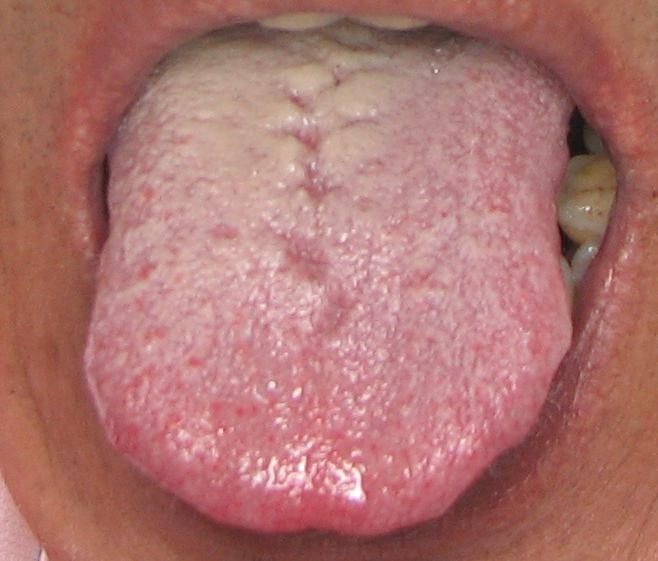
#> input picture data/TonguExpertDatabase/TongueImage/Raw/TE0000042.jpg, 658 x 561 px
$ python -i image_preprocessing.py   (imports and definitions only)
#> lines starting #> are read from the running program, lines starting #| are printed output that depends on the picture
#> further down, picture is the input picture: shape (561, 658, 3); mean B, G, R 112.2, 116.4, 174.1
import cv2
import numpy as np
import logging

# Configure logging
logger = logging.getLogger(__name__)

def white_balance(image):
    """
    Apply automatic white balance to the image using the gray world algorithm

    Args:
        image (numpy.ndarray): The input image in BGR format

    Returns:
        numpy.ndarray: The white-balanced image
    """
    try:
        # 使用简单的灰度世界算法实现白平衡
        # 计算每个通道的平均值
        b, g, r = cv2.split(image)
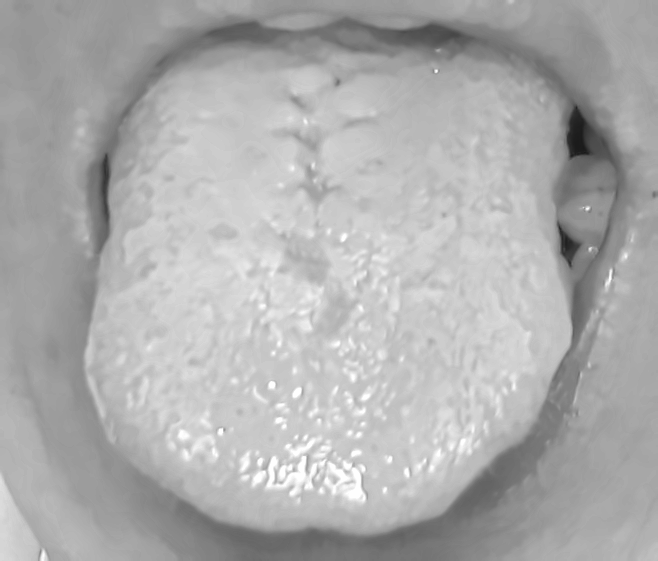
#> r: shape (561, 658); min 25, max 254, mean 173.9
        r_avg = np.mean(r)
#> r_avg = 173.9
        g_avg = np.mean(g)
#> g_avg = 116
        b_avg = np.mean(b)
#> b_avg = 111.8

        # 计算亮度的平均值 (灰度世界假设)
        k = (r_avg + g_avg + b_avg) / 3
#> k = 133.9

        # 计算增益系数
        kr = k / r_avg
#> kr = 0.77
        kg = k / g_avg
#> kg = 1.15
        kb = k / b_avg
#> kb = 1.2

        # 应用增益调整
        r = cv2.addWeighted(src1=r, alpha=kr, src2=0, beta=0, gamma=0)
        g = cv2.addWeighted(src1=g, alpha=kg, src2=0, beta=0, gamma=0)
        b = cv2.addWeighted(src1=b, alpha=kb, src2=0, beta=0, gamma=0)

        # 合并通道
        balanced_image = cv2.merge([b, g, r])
        return balanced_image
    except Exception as e:
        logger.warning(f"White balance failed: {e}")
        return image

def light_normalization(image):
    """
    Apply light normalization to the image using CLAHE (Contrast Limited Adaptive Histogram Equalization)

    Args:
        image (numpy.ndarray): The input image in BGR format

    Returns:
        numpy.ndarray: The normalized image
    """
    try:
        # Convert image to Lab color space
        lab = cv2.cvtColor(image, cv2.COLOR_BGR2LAB)
#> lab: shape (561, 658, 3); mean of channels 0, 1, 2 142.2, 128.5, 128.4
        l, a, b = cv2.split(lab)
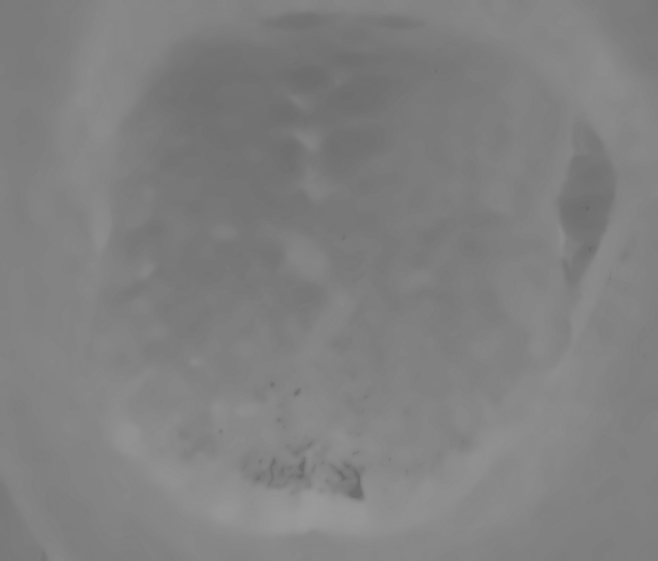
#> a: shape (561, 658); min 103, max 154, mean 128.5

        # Apply CLAHE to the L channel
        clahe = cv2.createCLAHE(clipLimit=3.0, tileGridSize=(8, 8))
        cl = clahe.apply(l)

        # Merge the CLAHE enhanced L channel back with the a and b channels
        limg = cv2.merge((cl, a, b))
#> limg: shape (561, 658, 3); mean of channels 0, 1, 2 140.8, 128.5, 128.4
        image_normalized = cv2.cvtColor(limg, cv2.COLOR_LAB2BGR)
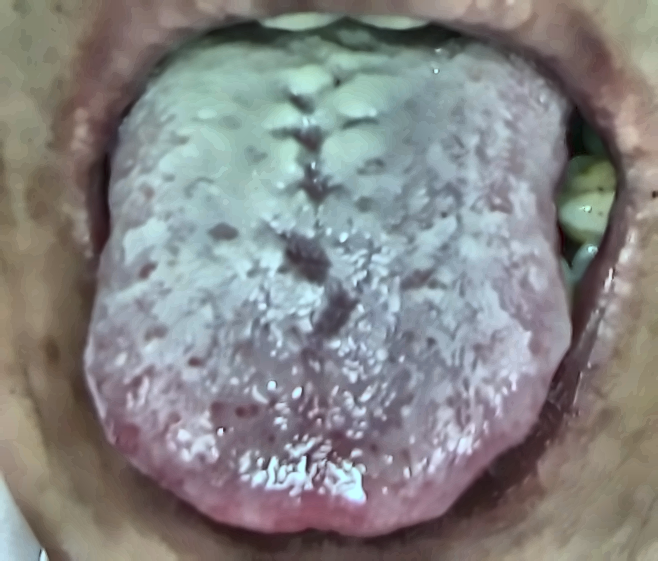
#> image_normalized: shape (561, 658, 3); mean B, G, R 133, 133.1, 133
        return image_normalized
    except Exception as e:
        logger.warning(f"Light normalization failed: {e}")
        return image

def color_correction(image):
    """
    Apply color correction to the image

    Args:
        image (numpy.ndarray): The input image in BGR format

    Returns:
        numpy.ndarray: The color-corrected image
    """
    try:
        # 使用最大值法进行色彩校正
        b, g, r = cv2.split(image)
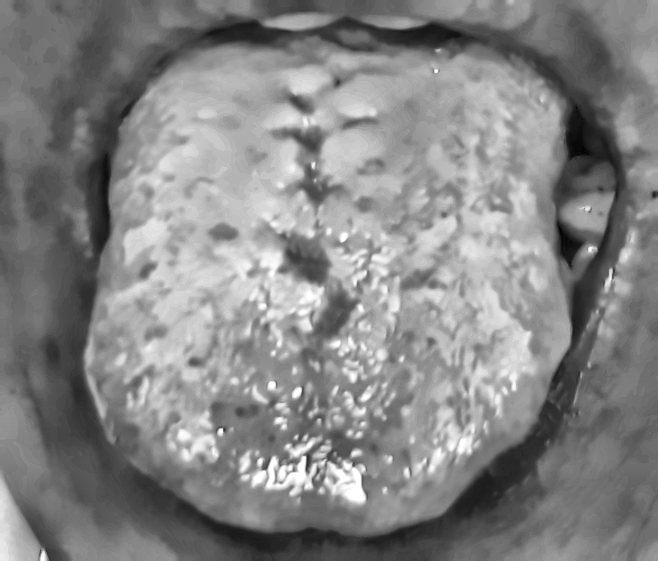
#> b: shape (561, 658); min 0, max 255, mean 133
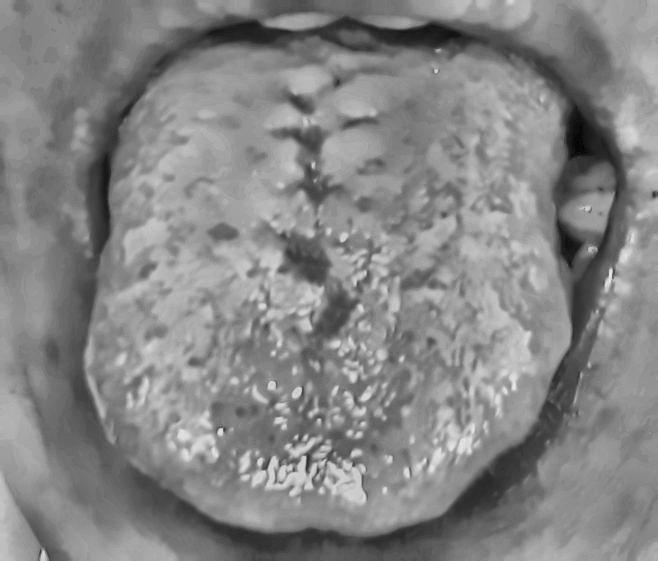
#> r: shape (561, 658); min 3, max 233, mean 133

        # 找出图像中最亮的点作为参考白点
        max_b = np.max(b)
#> max_b = 255
        max_g = np.max(g)
#> max_g = 255
        max_r = np.max(r)
#> max_r = 233

        # 根据最大值调整通道
        if max_b > 0 and max_g > 0 and max_r > 0:
            b = cv2.multiply(b, 255.0 / max_b)
            g = cv2.multiply(g, 255.0 / max_g)
            r = cv2.multiply(r, 255.0 / max_r)

        # 合并通道
        corrected_image = cv2.merge([b, g, r])
        return corrected_image.astype(np.uint8)
    except Exception as e:
        logger.warning(f"Color correction failed: {e}")
        return image

def retinex_enhancement(image):
    """
    Apply Retinex enhancement to remove shadows and enhance details

    Args:
        image (numpy.ndarray): The input image in BGR format

    Returns:
        numpy.ndarray: The enhanced image
    """
    try:
        # 实现简化版的单尺度Retinex算法
        # 转换为YUV空间
        yuv = cv2.cvtColor(image, cv2.COLOR_BGR2YUV)
#> yuv: shape (561, 658, 3); mean of channels 0, 1, 2 136.8, 126.1, 135.7
        y, u, v = cv2.split(yuv)

        # 对亮度通道应用高斯模糊
        blur = cv2.GaussianBlur(y, (0, 0), 10)

        # 避免除零问题
        blur = np.where(blur == 0, 0.1, blur)

        # 计算亮度通道与模糊版本的对数差异(Retinex理论)
        y_retinex = cv2.log(y.astype(np.float32) + 1.0) - cv2.log(blur.astype(np.float32) + 1.0)
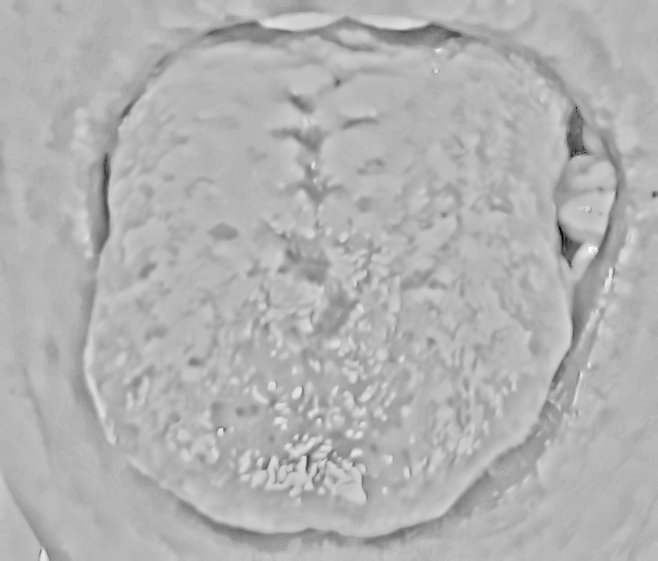
#> y_retinex: shape (561, 658) float32; min -2.13, max 0.88, mean -0.0254; drawn with min black and max white

        # 归一化并放大对比度
        y_retinex = 255.0 * (y_retinex - np.min(y_retinex)) / (np.max(y_retinex) - np.min(y_retinex) + 0.0001)

        # 转回uint8
        enhanced_y = y_retinex.astype(np.uint8)

        # 合并回YUV并转回BGR
        enhanced_yuv = cv2.merge([enhanced_y, u, v])
#> enhanced_yuv: shape (561, 658, 3); mean of channels 0, 1, 2 177.9, 126.1, 135.7
        enhanced_image = cv2.cvtColor(enhanced_yuv, cv2.COLOR_YUV2BGR)

        return enhanced_image
    except Exception as e:
        logger.warning(f"Retinex enhancement failed: {e}")
        return image

def gamma_correction(image, gamma=1.2):
    """
    Apply gamma correction to adjust image brightness

    Args:
        image (numpy.ndarray): The input image in BGR format
        gamma (float): Gamma value for correction (default: 1.2)

    Returns:
        numpy.ndarray: The gamma-corrected image
    """
#> called with gamma = 1.2
    try:
        # Build a lookup table mapping the pixel values [0, 255] to their adjusted gamma values
        invGamma = 1.0 / gamma
        table = np.array([((i / 255.0) ** invGamma) * 255
                          for i in np.arange(0, 256)]).astype("uint8")

        # Apply gamma correction using the lookup table
        return cv2.LUT(image, table)
    except Exception as e:
        logger.warning(f"Gamma correction failed: {e}")
        return image

def denoise_image(image, strength=10):
    """
    Apply denoising to the image

    Args:
        image (numpy.ndarray): The input image in BGR format
        strength (int): Strength of denoising (default: 10)

    Returns:
        numpy.ndarray: The denoised image
    """
    try:
        # Use Non-Local Means Denoising algorithm
        denoised_image = cv2.fastNlMeansDenoisingColored(image, None, strength, strength, 7, 21)
        return denoised_image
    except Exception as e:
        logger.warning(f"Denoising failed: {e}")
        return image

def contrast_enhancement(image, alpha=1.2, beta=10):
    """
    Enhance the contrast of the image

    Args:
        image (numpy.ndarray): The input image in BGR format
        alpha (float): Contrast control (default: 1.2)
        beta (int): Brightness control (default: 10)

    Returns:
        numpy.ndarray: The contrast-enhanced image
    """
#> called with alpha = 1.1, beta = 5
    try:
        # Apply the formula: new_image = alpha * old_image + beta
        enhanced_image = cv2.convertScaleAbs(image, alpha=alpha, beta=beta)
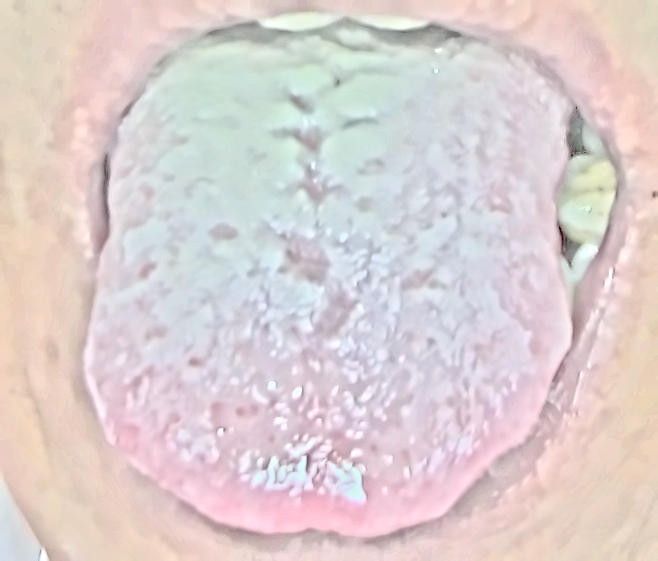
#> enhanced_image: shape (561, 658, 3); mean B, G, R 208.3, 208.5, 220.5
        return enhanced_image
    except Exception as e:
        logger.warning(f"Contrast enhancement failed: {e}")
        return image

def preprocess_image(image):
    """
    Apply a sequence of preprocessing steps to enhance the tongue image

    Args:
        image (numpy.ndarray): The input image in BGR format

    Returns:
        numpy.ndarray: The preprocessed image
    """
    try:
        # Step 1: Denoise the image
        image = denoise_image(image, strength=5)

        # Step 2: Apply automatic white balance
        image = white_balance(image)

        # Step 3: Apply light normalization
        image = light_normalization(image)

        # Step 4: Apply color correction
        image = color_correction(image)

        # Step 5: Apply Retinex enhancement for shadow removal and detail enhancement
        image = retinex_enhancement(image)

        # Step 6: Apply gamma correction
        image = gamma_correction(image, gamma=1.2)

        # Step 7: Enhance contrast
        image = contrast_enhancement(image, alpha=1.1, beta=5)

        return image
    except Exception as e:
        logger.error(f"Image preprocessing failed: {e}")
        # If preprocessing fails, return the original image
        return image

def load_and_preprocess_image(image_path):
    """
    Load an image from the file system and apply preprocessing

    Args:
        image_path (str or Path): Path to the image file

    Returns:
        numpy.ndarray: The preprocessed image or None if loading fails
    """
    try:
        # Read image from file
        image = cv2.imread(str(image_path))

        if image is None:
            logger.error(f"Could not read image: {image_path}")
            return None

        # Apply preprocessing
        preprocessed_image = preprocess_image(image)

        return preprocessed_image
    except Exception as e:
        logger.error(f"Error loading and preprocessing image {image_path}: {e}")
        return None

>>> import cv2
>>> picture = cv2.imread('../data/TonguExpertDatabase/TongueImage/Raw/TE0000042.jpg')
>>> result = preprocess_image(picture)

$ run again, on data/TonguExpertDatabase/TongueImage/Raw/TE0000063.jpg
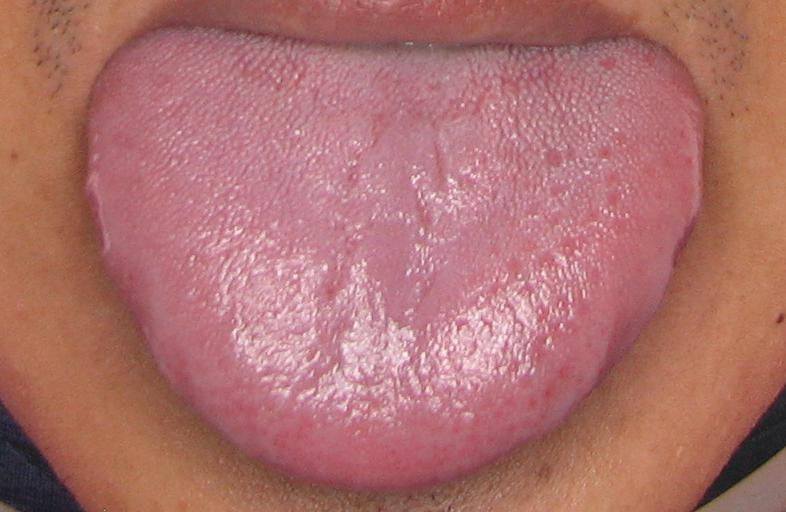
#> input picture data/TonguExpertDatabase/TongueImage/Raw/TE0000063.jpg, 786 x 512 px
#> picture is the input picture: shape (512, 786, 3); mean B, G, R 109.6, 112.4, 173.9
#> r_avg = 173.5
#> g_avg = 112
#> b_avg = 109.1
#> k = 131.5
#> kr = 0.758
#> kg = 1.17
#> kb = 1.21
#> lab: shape (512, 786, 3); mean of channels 0, 1, 2 140, 128.4, 128.3
#> limg: shape (512, 786, 3); mean of channels 0, 1, 2 139.2, 128.4, 128.3
#> in color_correction, `b, g, r = cv2.split(image)`:
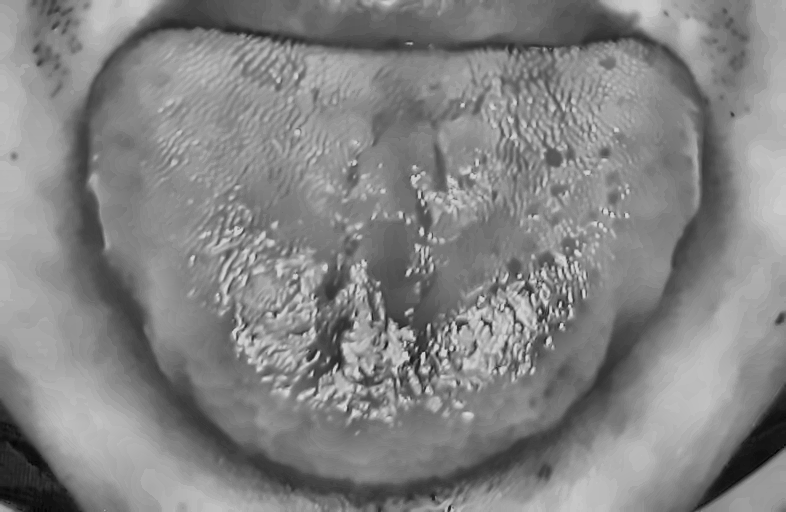
#> r: shape (512, 786); min 5, max 217, mean 131.4
#> max_b = 255
#> max_r = 217
#> yuv: shape (512, 786, 3); mean of channels 0, 1, 2 138.3, 124.4, 142.1
#> enhanced_yuv: shape (512, 786, 3); mean of channels 0, 1, 2 165.5, 124.4, 142.1
#> in contrast_enhancement, `enhanced_image = cv2.convertScaleAbs(image, alpha=alpha, beta=beta)`:
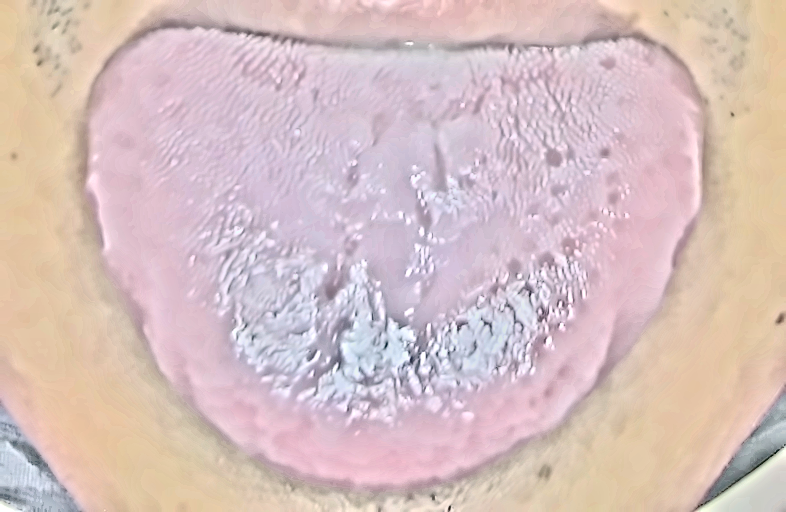
#> enhanced_image: shape (512, 786, 3); mean B, G, R 192.4, 193.2, 215.7

$ run again, on data/TonguExpertDatabase/TongueImage/Raw/TE0000086.jpg
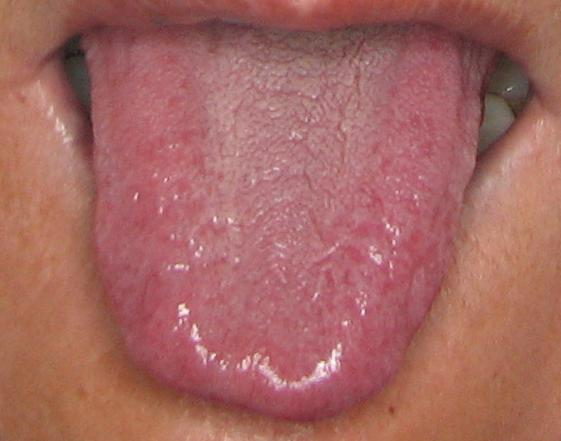
#> input picture data/TonguExpertDatabase/TongueImage/Raw/TE0000086.jpg, 561 x 441 px
#> picture is the input picture: shape (441, 561, 3); mean B, G, R 97.8, 103, 165.6
#> r_avg = 165.3
#> g_avg = 102.7
#> b_avg = 97.36
#> k = 121.8
#> kr = 0.737
#> kg = 1.19
#> kb = 1.25
#> lab: shape (441, 561, 3); mean of channels 0, 1, 2 130.3, 128.3, 128.1
#> limg: shape (441, 561, 3); mean of channels 0, 1, 2 135.2, 128.3, 128.1
#> in color_correction, `b, g, r = cv2.split(image)`:
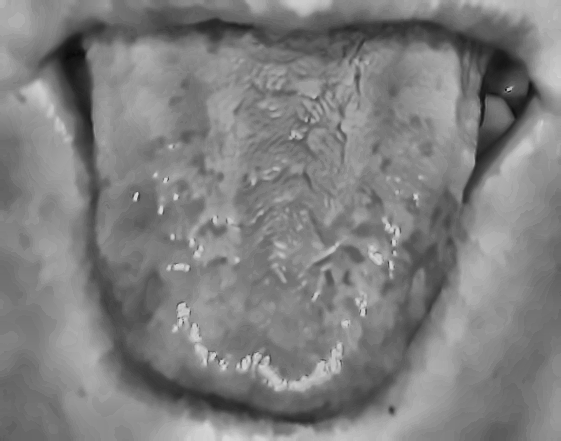
#> r: shape (441, 561); min 8, max 219, mean 127.1
#> max_b = 255
#> max_r = 219
#> yuv: shape (441, 561, 3); mean of channels 0, 1, 2 133.5, 124.9, 140.8
#> enhanced_yuv: shape (441, 561, 3); mean of channels 0, 1, 2 150.2, 124.9, 140.8
#> in contrast_enhancement, `enhanced_image = cv2.convertScaleAbs(image, alpha=alpha, beta=beta)`:
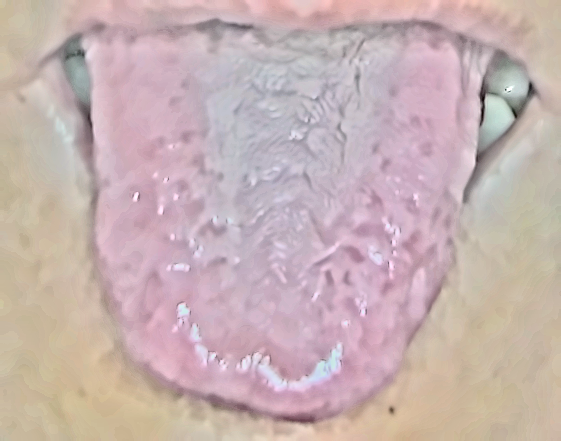
#> enhanced_image: shape (441, 561, 3); mean B, G, R 178.4, 178.5, 199.3

$ run again, on data/TonguExpertDatabase/TongueImage/Raw/TE0000090.jpg
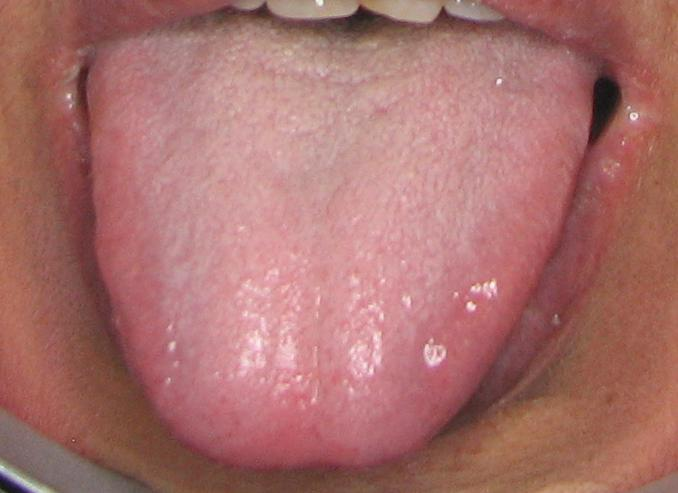
#> input picture data/TonguExpertDatabase/TongueImage/Raw/TE0000090.jpg, 678 x 493 px
#> picture is the input picture: shape (493, 678, 3); mean B, G, R 108.6, 112.3, 169
#> r_avg = 168.8
#> g_avg = 111.9
#> b_avg = 108.2
#> k = 129.6
#> kr = 0.768
#> kg = 1.16
#> kb = 1.2
#> lab: shape (493, 678, 3); mean of channels 0, 1, 2 137.8, 128.4, 128.3
#> limg: shape (493, 678, 3); mean of channels 0, 1, 2 140.2, 128.4, 128.3
#> max_b = 255
#> max_r = 229
#> yuv: shape (493, 678, 3); mean of channels 0, 1, 2 137.1, 125.7, 137.2
#> enhanced_yuv: shape (493, 678, 3); mean of channels 0, 1, 2 175.9, 125.7, 137.2
#> in contrast_enhancement, `enhanced_image = cv2.convertScaleAbs(image, alpha=alpha, beta=beta)`:
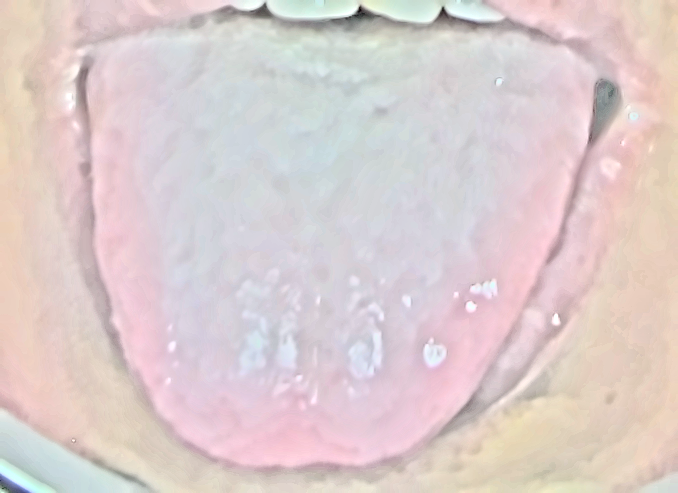
#> enhanced_image: shape (493, 678, 3); mean B, G, R 205.7, 205.8, 220.3
